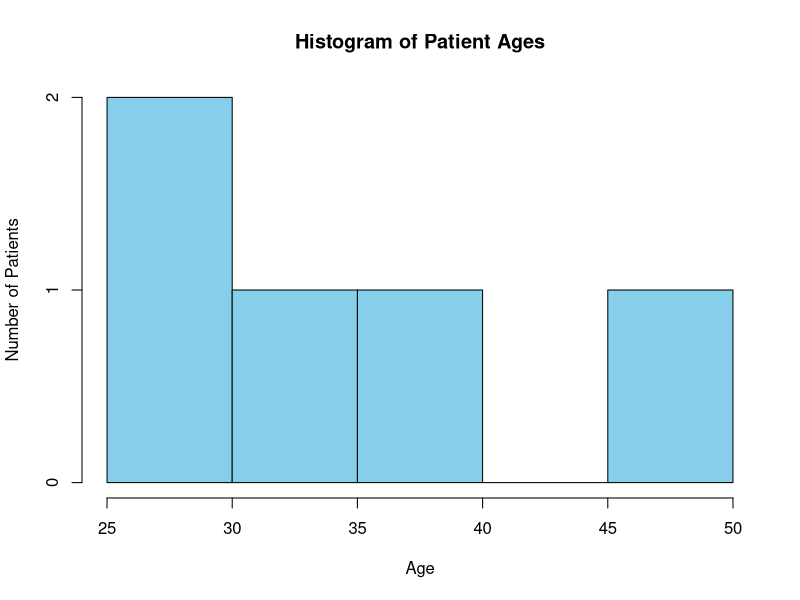
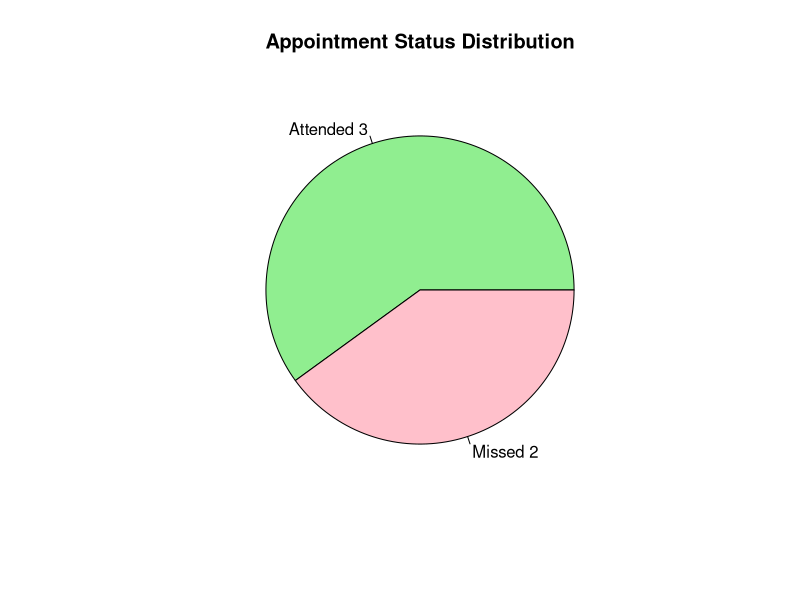
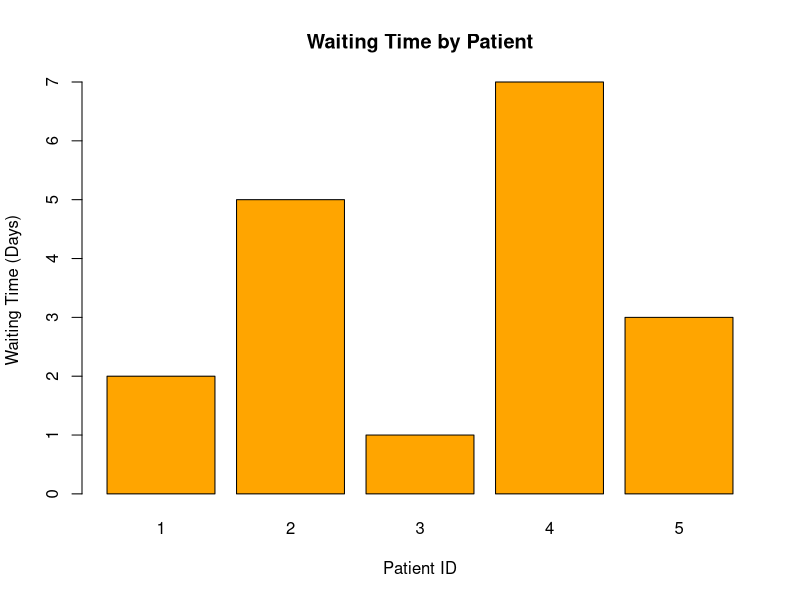
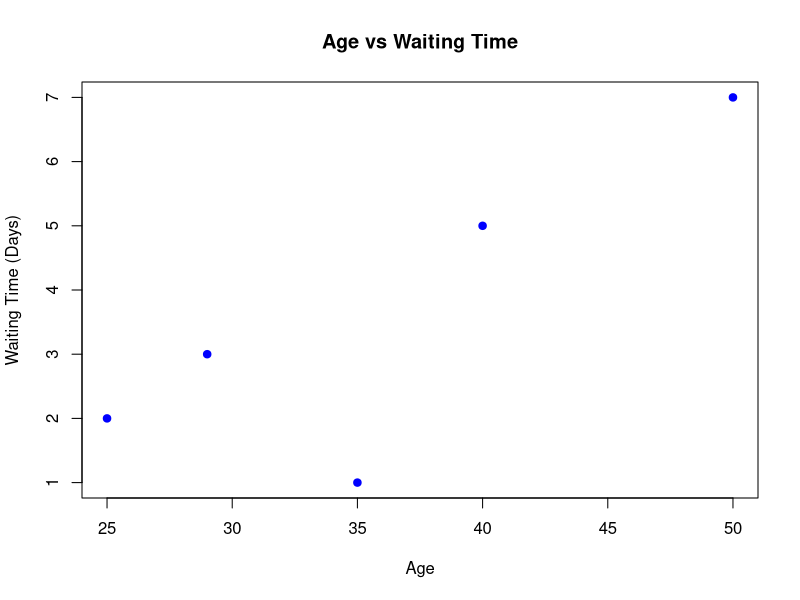

The R source for these figures, in order:
# Hospital Appointments - All 4 Plots

data <- data.frame(
  Patient.ID = c(1, 2, 3, 4, 5),
  Age = c(25, 40, 35, 50, 29),
  Waiting.Time.Days = c(2, 5, 1, 7, 3),
  Appointment.Status = c("Attended", "Missed", "Attended", "Missed", "Attended")
)

# 1. Histogram of Patient Ages
hist(data$Age,
     main = "Histogram of Patient Ages",
     xlab = "Age",
     ylab = "Number of Patients",
     col = "skyblue",
     border = "black")

# 2. Pie Chart of Appointment Status
status <- table(data$Appointment.Status)
pie(status,
    main = "Appointment Status Distribution",
    labels = paste(names(status), status),
    col = c("lightgreen", "pink"))

# 3. Bar Chart of Waiting Time by Patient
barplot(data$Waiting.Time.Days,
        names.arg = data$Patient.ID,
        main = "Waiting Time by Patient",
        xlab = "Patient ID",
        ylab = "Waiting Time (Days)",
        col = "orange")

# 4. Scatter Plot of Age vs Waiting Time
plot(data$Age, data$Waiting.Time.Days,
     main = "Age vs Waiting Time",
     xlab = "Age",
     ylab = "Waiting Time (Days)",
     pch = 19,
     col = "blue")
